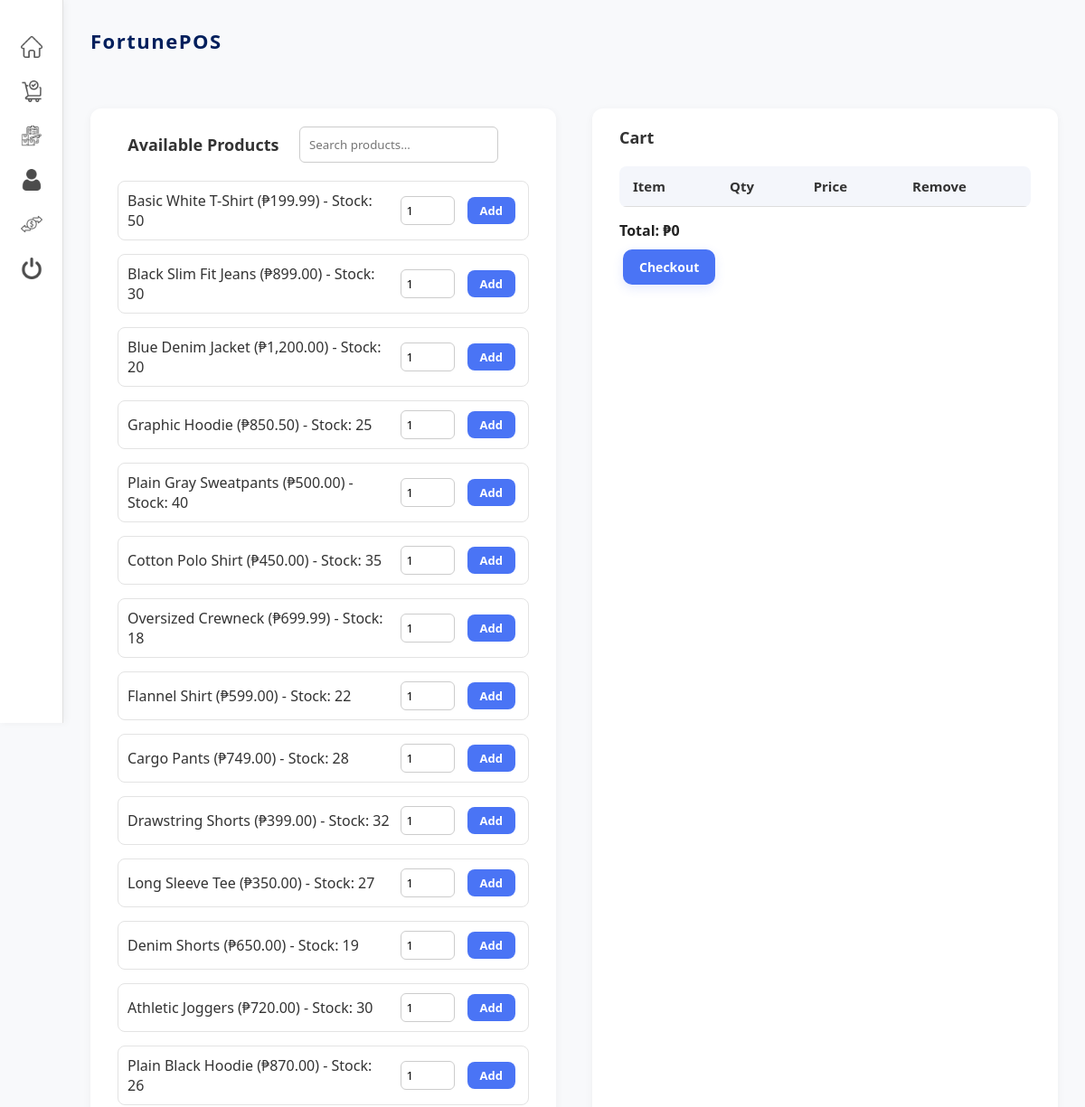
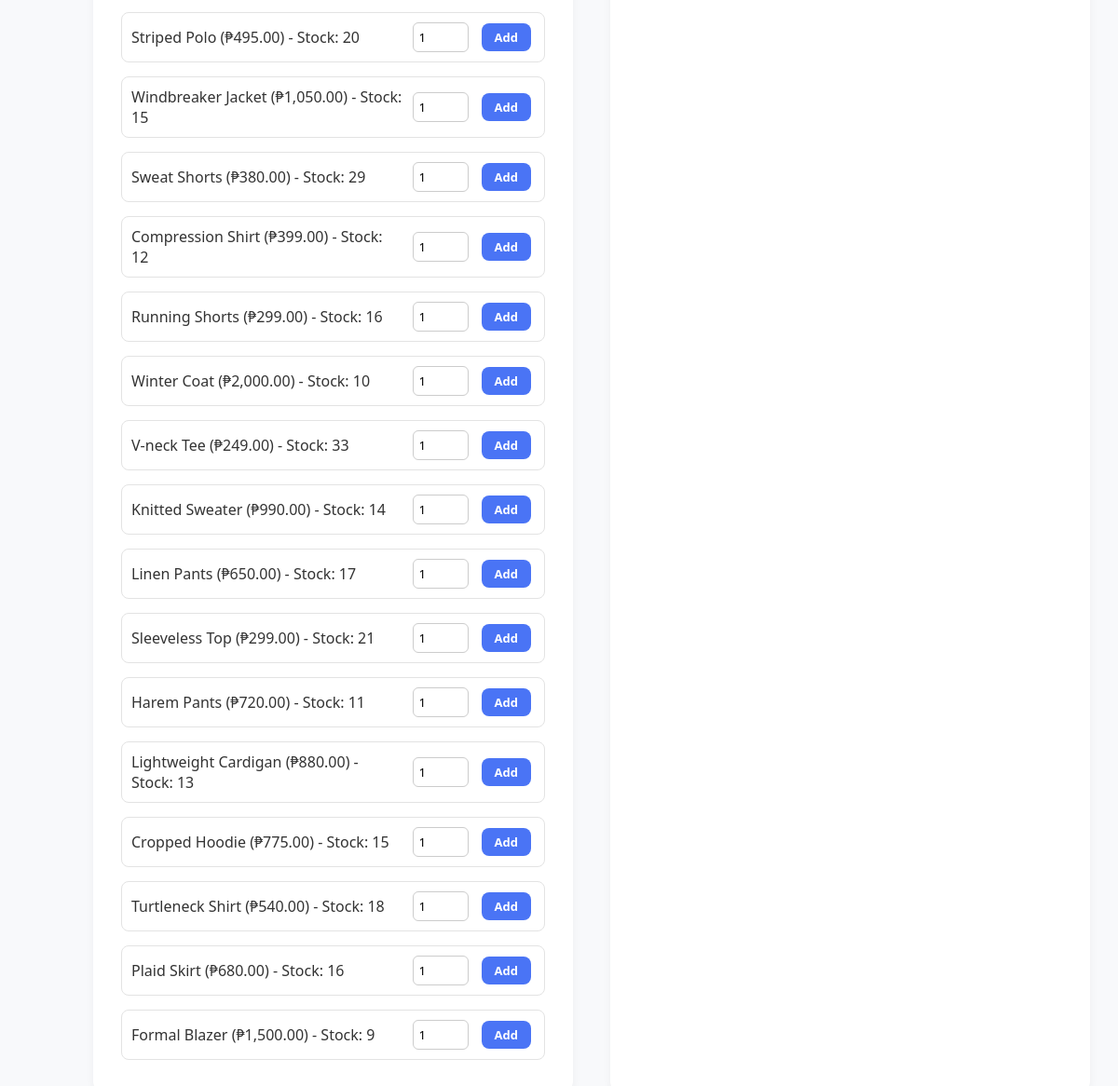
The app's page /admin/order.php (signed in) with its own data (2 pictures, top to bottom).
### tables this page shows
CREATE TABLE IF NOT EXISTS products (
    id INT AUTO_INCREMENT PRIMARY KEY,
    name VARCHAR(100) NOT NULL,
    stock INT NOT NULL,
    price DECIMAL(10, 2) NOT NULL
    );

### admin/order.php (the view, shortened to what this page needs)
<?php
require '../includes/db.php';
$stmt = $conn->prepare("SELECT * FROM products WHERE stock > 0");
$stmt->execute();
$products = $stmt->fetchAll(PDO::FETCH_ASSOC);
?>
<!DOCTYPE html>
<html lang="en">
  <?php
    include_once '../includes/head.php';
  ?>
<body>
  <?php require_once '../includes/sidebar.php';?>
  <div class="main-content">
    <?php include_once '../includes/header.php';?>
    <div class="order-page">
      <div class="product-list">
        <div style='display:flex; flex-direction:row; justify-content:space-around; align-items:center;'>
          <h3>Available Products</h3>
          <input type='text' id='search-input' class='search-input' placeholder='Search products...' oninput='filterProducts()'>
        </div>
        <?php foreach ($products as $product): ?>
          <div class="product"
               data-id="<?= $product['id'] ?>"
               data-name="<?= htmlspecialchars($product['name']) ?>"
               data-price="<?= $product['price'] ?>"
               data-stock="<?= $product['stock'] ?>"
               id="product-<?= $product['id'] ?>">
            <p><?= htmlspecialchars($product['name']) ?> (₱<?= number_format($product['price'], 2) ?>) - Stock: <span class="stock"><?= $product['stock'] ?></span></p>
            <input type="number" min="1" max="<?= $product['stock'] ?>" value="1" class="qty-input">
            <button onclick="addToCart(this)">Add</button>
          </div>
        <?php endforeach; ?>
      </div>
      <div class="cart-section">
        <h3>Cart</h3>
        <table class="cart-table" id="cart-table">
          <thead>
            <tr>
              <th>Item</th>
              <th>Qty</th>
              <th>Price</th>
              <th>Remove</th>
            </tr>
          </thead>
        </table>
        <div class="total" id="total">Total: ₱0</div>
        <button class="checkout-btn" onclick="goToCheckout()">Checkout</button>
      </div>
    </div>
  </div>
</body>
</html>

### style.css (style rules this page uses)
* { margin: 0; padding: 0; box-sizing: border-box; font-family: "Segoe UI", sans-serif; }
body { display: flex; background: #f8f9fb; color: #333; min-height: 100vh; }
.main-content { flex: 1; padding: 30px; }
.cart-table, table { width: 100%; border-collapse: collapse; margin-top: 20px; margin-bottom: 15px; border-radius: 8px; overflow: hidden; }
.cart-table th, .cart-table td, th, td { padding: 12px 15px; text-align: left; border-bottom: 1px solid #ddd; font-size: 15px; }
.cart-table th, th { background-color: #f4f6fb; font-weight: 600; }
.edit, .delete, .add, .checkout-btn, .complete-order-btn, button { margin: 0 4px; padding: 6px 12px; border: none; border-radius: 8px; color: white; cursor: pointer; font-size: 13px; font-weight: 600; transition: background-color 0.2s, transform 0.3s; }
.checkout-btn, .complete-order-btn { background-color: #4a74f5; color: #fff; padding: 10px 18px; border-radius: 10px; font-size: 14px; cursor: pointer; transition: 0.3s; box-shadow: 0 4px 12px rgba(74, 108, 247, 0.15); }
.order-page { display: flex; gap: 40px; flex-wrap: wrap; }
.product-list, .cart-section { background-color: #fff; padding: 20px 30px; border-radius: 12px; box-shadow: 0 2px 10px rgba(0, 0, 0, 0.05); flex: 1; min-width: 300px; }
.product-list h3, .cart-section h3 { margin-bottom: 20px; color: #333; font-size: 18px; }
.product { display: flex; justify-content: space-between; align-items: center; margin-bottom: 15px; padding: 10px; border: 1px solid #e3e3e3; border-radius: 8px; gap: 10px; }
.product p { margin: 0; font-weight: 500; flex: 1; }
.product input.qty-input { width: 60px; padding: 6px; border: 1px solid #ccc; border-radius: 6px; }
.product button { background-color: #4a74f5; color: #fff; border: none; padding: 6px 14px; border-radius: 8px; cursor: pointer; transition: 0.3s; }
.total { font-size: 16px; font-weight: 600; margin-bottom: 10px; }
.receipt-box table, table { width: 100%; border-collapse: collapse; margin-bottom: 20px; text-align: left; }
.receipt-box th, .receipt-box td, th, td { padding: 10px; border-bottom: 1px solid #ddd; }
.search-input, .num-input { padding: 10px; margin-bottom: 20px; border: 1px solid #ccc; border-radius: 6px; }
.summary-box h3, .summary-box .date, summary-details .row, .total-row, #subtotal, #tax, #total { color: #222 !important; font-size: 16px; }

### records on screen
products: name "Basic White T-Shirt", price "199.99", stock "50"
products: name "Black Slim Fit Jeans", price "899.00", stock "30"
products: name "Blue Denim Jacket", price "1,200.00", stock "20"
products: name "Graphic Hoodie", price "850.50", stock "25"
products: name "Plain Gray Sweatpants", price "500.00", stock "40"
products: name "Cotton Polo Shirt", price "450.00", stock "35"
products: name "Oversized Crewneck", price "699.99", stock "18"
products: name "Flannel Shirt", price "599.00", stock "22"
products: name "Cargo Pants", price "749.00", stock "28"
products: name "Drawstring Shorts", price "399.00", stock "32"
products: name "Long Sleeve Tee", price "350.00", stock "27"
products: name "Denim Shorts", price "650.00", stock "19"
products: name "Athletic Joggers", price "720.00", stock "30"
products: name "Plain Black Hoodie", price "870.00", stock "26"
products: name "Striped Polo", price "495.00", stock "20"
products: name "Windbreaker Jacket", price "1,050.00", stock "15"
products: name "Sweat Shorts", price "380.00", stock "29"
products: name "Compression Shirt", price "399.00", stock "12"
products: name "Running Shorts", price "299.00", stock "16"
products: name "Winter Coat", price "2,000.00", stock "10"
products: name "V-neck Tee", price "249.00", stock "33"
products: name "Knitted Sweater", price "990.00", stock "14"
products: name "Linen Pants", price "650.00", stock "17"
products: name "Sleeveless Top", price "299.00", stock "21"
products: name "Harem Pants", price "720.00", stock "11"
products: name "Lightweight Cardigan", price "880.00", stock "13"
products: name "Cropped Hoodie", price "775.00", stock "15"
products: name "Turtleneck Shirt", price "540.00", stock "18"
products: name "Plaid Skirt", price "680.00", stock "16"
products: name "Formal Blazer", price "1,500.00", stock "9"
